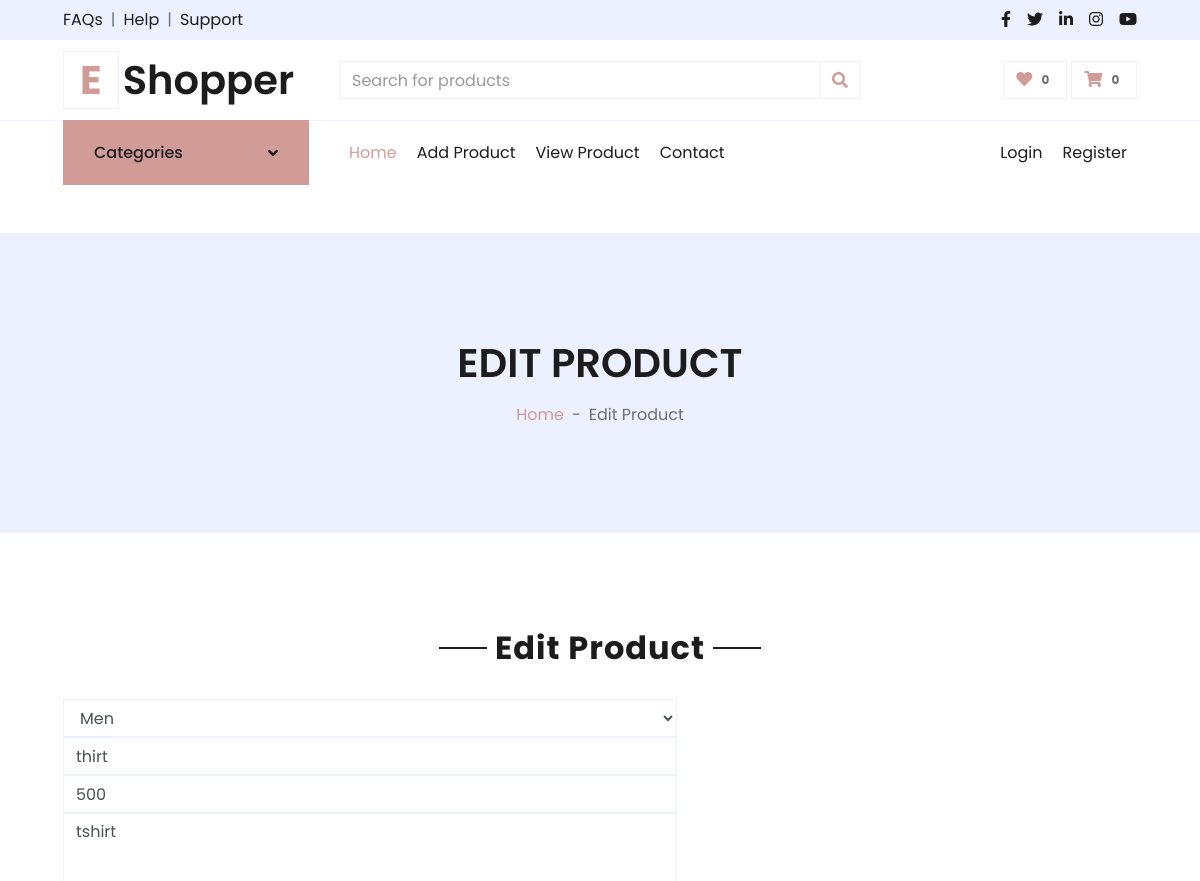
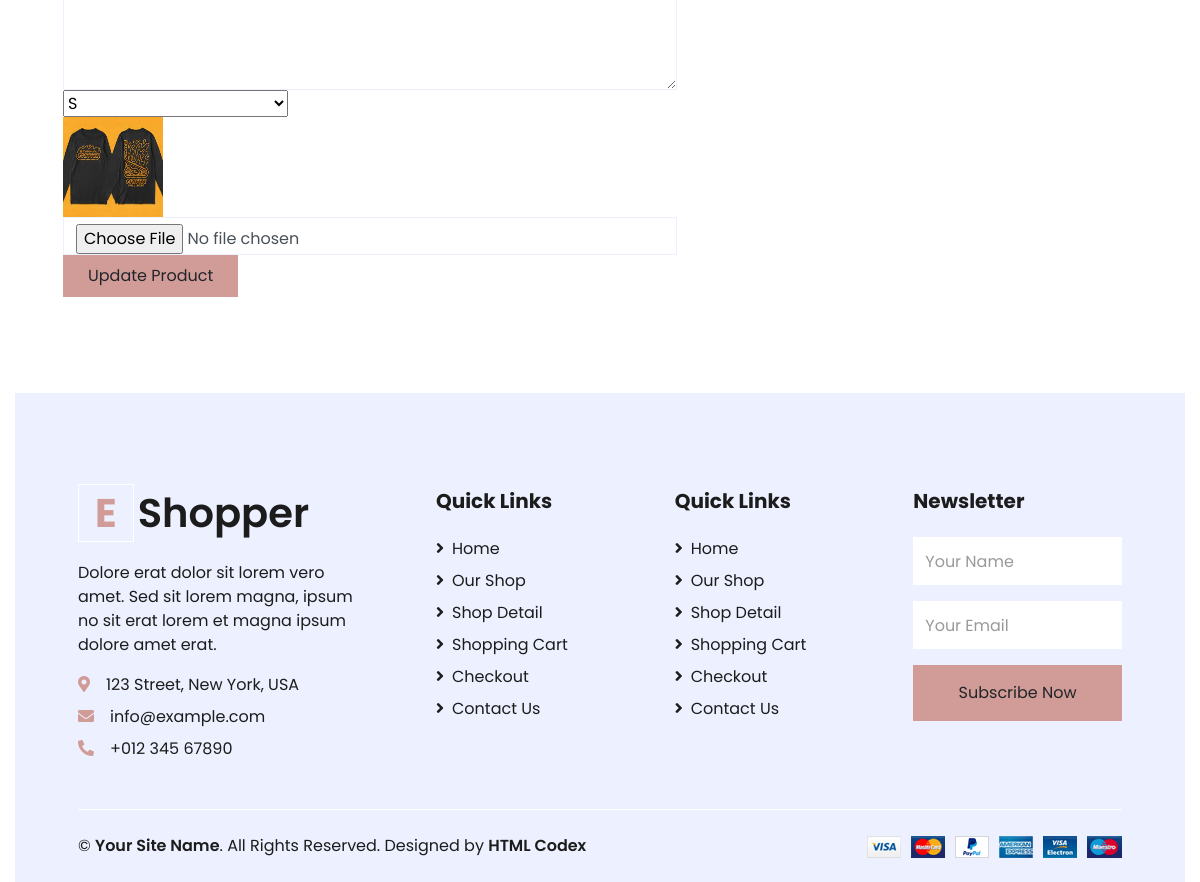
Screenshot of /sellereditproduct/1/ with the database file from the repository (2 pictures, top to bottom).
### myapp/models.py (models this page shows, shortened)
class Product(models.Model):
	category=(
		('men','men'),
		('women','women'),
		('kid','kid'),
		)
	size=(
		('s','s'),
		('m','m'),
		('l','l'),
		('xl','xl'),
		('xxl','xxl'),
		('xxxl','xxxl'),
		)
	seller=models.ForeignKey(User,on_delete=models.CASCADE)
	product_category=models.CharField(max_length=100,choices=category)
	product_name=models.CharField(max_length=100)
	product_price=models.PositiveIntegerField()
	product_desc=models.TextField()
	product_size=models.CharField(max_length=100,choices=size)
	product_image=models.ImageField(upload_to="product_pic/")

### myapp/views.py (the view)
# urls.py: path('sellereditproduct/<int:pk>/',views.sellereditproduct,name='sellereditproduct'),
def sellereditproduct(request,pk):
	product=Product.objects.get(pk=pk)
	if request.method=="POST":
		product.product_category=request.POST['product_category']
		product.product_name=request.POST['product_name']
		product.product_price=request.POST['product_price']
		product.product_desc=request.POST['product_desc']
		product.product_size=request.POST['product_size']
		try:
			product.product_image=request.FILES['product_image']
		except:
			pass
		product.save()
		msg="Product Updated Successfully"
		return render(request,'sellereditproduct.html',{'product':product,'msg':msg})
	else:
		return render(request,'sellereditproduct.html',{'product':product})

### myapp/templates/sellereditproduct.html (shortened to what this page needs)
{% extends 'sellerheader.html' %}
{% load static %}
{% block content %}
<!DOCTYPE html>
<html lang="en">
<head>
</head>
<body>
    <div class="container-fluid bg-secondary mb-5">
        <div class="d-flex flex-column align-items-center justify-content-center" style="min-height: 300px">
            <h1 class="font-weight-semi-bold text-uppercase mb-3">Edit Product</h1>
            <div class="d-inline-flex">
                <p class="m-0"><a href="">Home</a></p>
                <p class="m-0 px-2">-</p>
                <p class="m-0">Edit Product</p>
            </div>
        </div>
    </div>
    <div class="container-fluid pt-5">
        <div class="text-center mb-4">
            <h2 class="section-title px-5"><span class="px-2">Edit Product</span></h2>
        </div>
        <div class="row px-xl-5">
            <div class="col-lg-7 mb-5">
                <div class="contact-form">
                    <form method="post" action="{% url 'sellereditproduct' pk=product.pk %}" enctype="multipart/form-data">
                        <div class="control-group">
                            <select name="product_category" class="form-control"id="name">
                                {% if product.product_category == "men" %}
                                    <option value="men" selected>Men</option>
                                {% elif product.product_category == "women" %}
                                    <option>---Select Product---</option>
                                    <option value="men">Men</option>
                                    <option value="women" selected>women</option>
                                    <option value="kid">Kids</option>
                                {% elif product.product_category == "kid" %}
                                    <option>---Select Product---</option>
                                    <option value="men">Men</option>
                                    <option value="women">women</option>
                                    <option value="kid" selected>Kids</option>
                                {% endif %}
                           </select>
                        </div>
                        <div class="control-group">
                            <input type="text" class="form-control" id="fname" placeholder="Product Name"
                                value="{{product.product_name}}" name="product_name">
                        </div>
                        <div class="control-group">
                            <input type="text" class="form-control" id="lname" placeholder="Product Price" value="{{product.product_price}}" name="product_price">
                        <div class="control-group">
                            <textarea class="form-control" rows="6" id="address" placeholder="Product Description"required="required" name="product_desc">{{product.product_desc}}</textarea>
                        </div>
                        <div class="control-group">
                           <select  name="product_size" id="name">
                                    {% if product.product_size == "s" %}
                                        <option value="s"selected>S</option>
                                    {% endif %}
                           </select>
                        <div class="control-group">
                            <img src="{{product.product_image.url}}" width="100px" height="100px">
                        </div>
                        <div class="control-group">
                            <input type="file" class="form-control" id="profilepic" name="product_image" >
                        </div>
                        <div>
                            <button class="btn btn-primary py-2 px-4" type="submit" id="sendMessageButton">Update Product</button>
                        </div>
                    </form>
                </div>
            </div>
            </div>
        </div>
</body>
</html>
{% endblock %}

### rows the page displays
Product: product_category "Men", product_name "thirt", product_price "500", product_desc "tshirt", product_size "S", product_image (picture)
